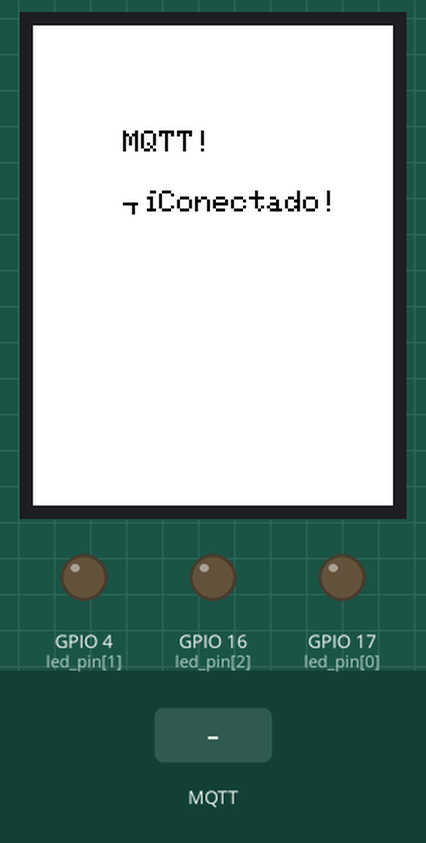
Recording of a sketch running on a simulated ESP32. Parts: 240×320 colour display, output pins drawn as LEDs (lit = HIGH). The test bench sets the inputs (shaded band). WiFi joins after 1.5 s; servers stay silent unless stated; no MQTT or app messages arrive unless stated; what the sketch prints to the serial monitor is not drawn.

Above: at 3.4 s.
3.5 s: MQTT message "1" arrives on the first subscribed topic
At 4.7 s:
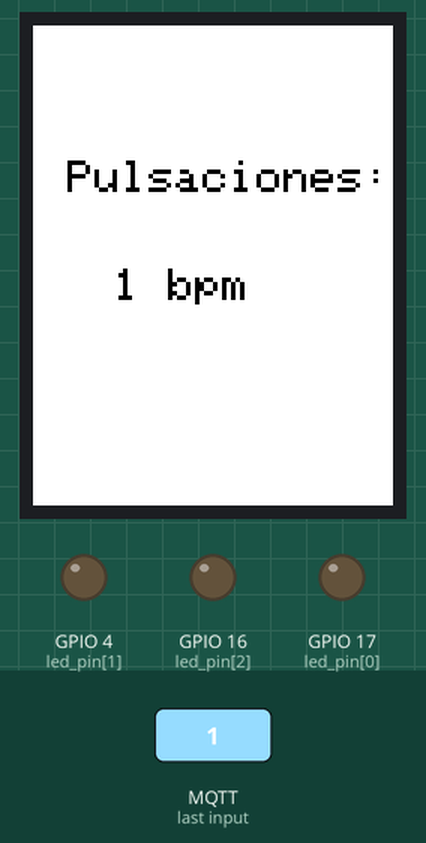
5.1 s: MQTT message "on" arrives on the first subscribed topic
At 5.9 s:
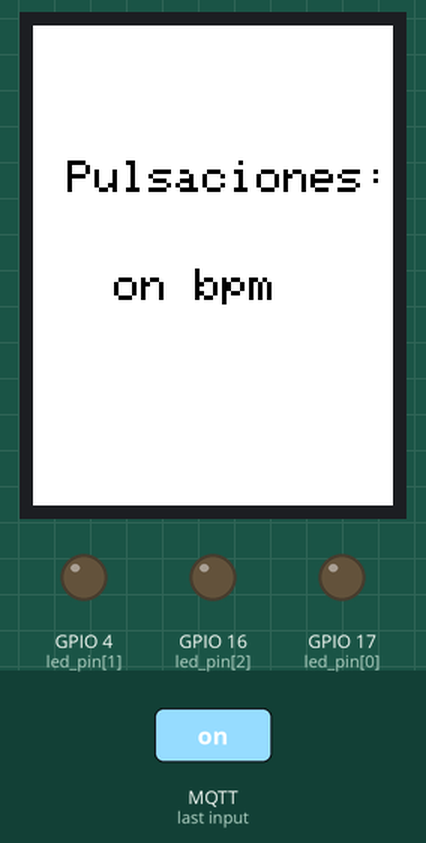
6.7 s: MQTT message "off" arrives on the first subscribed topic
At 7.1 s:
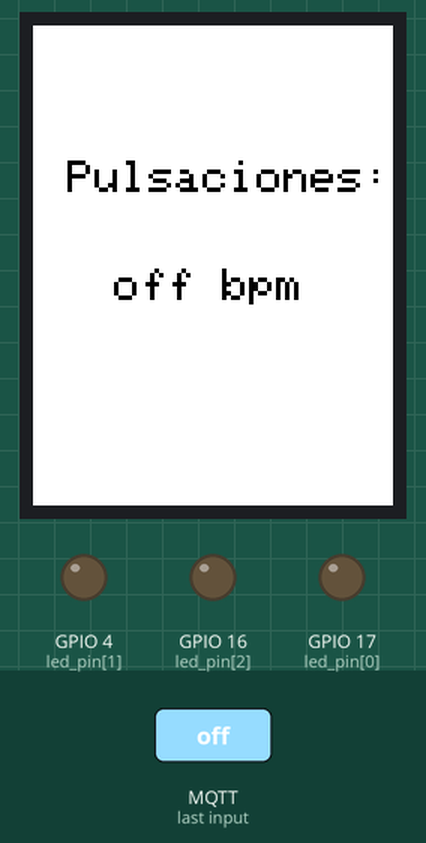
Timing chart, 0 to 9.7 s (numbered marks = the images above; inputs shaded):
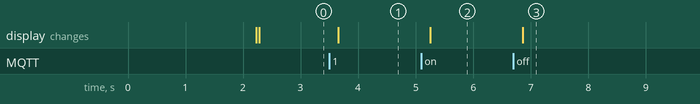

Measured:
- after the input at 3.5 s, the display: changes after 0.16 s (image 1)
- after the input at 5.1 s, the display: changes after 0.16 s (image 2)
- after the input at 6.7 s, the display: changes after 0.16 s (image 3)

The sketch:

mqtt_LeerPatalla.ino
```cpp
#include <WiFi.h>
#include <PubSubClient.h>
#include <vector>
#include <SPI.h>
#include <SD.h>
#include <FS.h>
#include "ESP32_SPI_9341.h"

// Información de la red WiFi
const char* ssid = "HUAWEI Y9a";
const char* password = "9960abcd";

// Información del broker MQTT
const char* mqtt_server = "broker.hivemq.com";
const int mqtt_port = 1883;
const char* mqtt_user = "";
const char* mqtt_password = "";

// Cliente WiFi y Cliente MQTT
WiFiClient espClient;
PubSubClient client(espClient);

// Pantalla
#define SD_SCK 18
#define SD_MISO 19
#define SD_MOSI 23
#define SD_CS 5

#define LIGHT_ADC 34

int led_pin[3] = {17, 4, 16};

SPIClass SD_SPI;

LGFX lcd;

// Función de callback para recibir mensajes MQTT
void callback(char* topic, byte* payload, unsigned int length) {
  // Procesa el mensaje recibido
  Serial.print("Mensaje recibido: ");
  lcd.clear();
  lcd.fillScreen(TFT_WHITE);
  lcd.setTextColor(TFT_BLACK);
  /*
  for (int i = 0; i < length; i++) {
      char charNumero[2] = {(char)payload[i], '\0'};  // Convertir el carácter en una cadena

  int numero = atoi(charNumero);
      if (numero >=86) {
    // Rojo
      lcd.clear();
      lcd.fillScreen(TFT_RED);
      lcd.setTextColor(TFT_WHITE);
          // Inadecuado
            lcd.setTextSize(3);
  lcd.setCursor(5, 200);
  lcd.print("Inadecuado");
  } else if (numero >= 70 && numero <=84) {

    // Amarillo
      lcd.clear();
      lcd.fillScreen(TFT_YELLOW);
      lcd.setTextColor(TFT_BLACK);
                  lcd.setTextSize(3);
  lcd.setCursor(5, 200);
  lcd.print("Normal");
  } else if (numero >= 60 && numero <=68){

    // Azul
      lcd.clear();
      lcd.fillScreen(TFT_GREEN);
      lcd.setTextColor(TFT_BLACK);
          // Bueno
                            lcd.setTextSize(3);
  lcd.setCursor(5, 200);
  lcd.print("Excelente");
  } else if (numero<60){

    // Verde
      lcd.clear();
    lcd.fillScreen(TFT_RED);
    lcd.setTextColor(TFT_BLACK);
        // Excelente
                          lcd.setTextSize(3);
  lcd.setCursor(5, 200);
  lcd.print("BAJO");
  }
  }
  */
  lcd.setTextSize(3);
  lcd.setCursor(5, 90);
  lcd.print(" Pulsaciones: \n\n   ");

  for (int i = 0; i < length; i++) {
    Serial.print((char)payload[i]);
    lcd.print((char)payload[i]);
  }
  lcd.print(" bpm");
  Serial.println();

}

void setup() {
  // Pines
  pinMode(led_pin[0], OUTPUT);
  pinMode(led_pin[1], OUTPUT);
  pinMode(led_pin[2], OUTPUT);

  //Pantalla
  lcd.init();
  lcd.fillScreen(TFT_WHITE);
  lcd.setTextColor(TFT_BLACK);
  lcd.setTextSize(2);

  // Inicializa el puerto serie
  Serial.begin(115200);

  // Conéctate a la red WiFi
  WiFi.begin(ssid, password);
  while (WiFi.status() != WL_CONNECTED) {
    delay(1000);
    Serial.println("Conectando a WiFi...");
  }
  Serial.println("Conexión WiFi establecida");
  lcd.setCursor(60, 110);
  lcd.println("¡Conectado!");
  // Configura el servidor MQTT
  client.setServer(mqtt_server, mqtt_port);
  client.setCallback(callback);

  // Conéctate al broker MQTT
  while (!client.connected()) {
    Serial.println("Conectando al broker MQTT...");
    if (client.connect("ESP32Client", mqtt_user, mqtt_password)) {
      Serial.println("Conexión MQTT establecida");
      lcd.setCursor(60, 70);
      lcd.println("MQTT!");
      client.subscribe("utng/equipo1/pulsometro");
    } else {
      Serial.print("Error de conexión MQTT, rc=");
      Serial.print(client.state());
      Serial.println(" Intentando nuevamente en 5 segundos...");
      delay(5000);
    }
  }
}

void loop() {
  // Mantén la conexión MQTT activa
  if (!client.connected()) {
    reconnect();
  }
  client.loop();
}

void reconnect() {
  // Reconéctate al broker MQTT
  while (!client.connected()) {
    Serial.println("Conectando al broker MQTT...");
    if (client.connect("ESP32Client", mqtt_user, mqtt_password)) {
      Serial.println("Conexión MQTT establecida");
      client.subscribe("utng/equipo1/pulsometro");
    } else {
      Serial.print("Error de conexión MQTT, rc=");
      Serial.print(client.state());
      Serial.println(" Intentando nuevamente en 5 segundos...");
      delay(5000);
    }
  }
}
```

ESP32_SPI_9341.h
```cpp
#define LGFX_USE_V1

#include <LovyanGFX.hpp>

#define LCD_MOSI 13
#define LCD_MISO 12
#define LCD_SCK 14
#define LCD_CS 15
#define LCD_RST -1
#define LCD_DC 2
#define LCD_BL 21

#define TOUCH_MOSI 32
#define TOUCH_MISO 39
#define TOUCH_SCK 25
#define TOUCH_CS 33
#define TOUCH_IRQ 36

class LGFX : public lgfx::LGFX_Device
{
    lgfx::Panel_ILI9341 _panel_instance;
    lgfx::Bus_SPI _bus_instance;
    lgfx::Touch_XPT2046 _touch_instance;
    lgfx::Light_PWM _light_instance;

public:
    LGFX(void)
    {
        {                                      // バス制御の設定を行います。
            auto cfg = _bus_instance.config(); // バス設定用の構造体を取得します。

            // SPIバスの設定
            cfg.spi_host = HSPI_HOST;  // 使用するSPIを選択  (VSPI_HOST or HSPI_HOST)
            cfg.spi_mode = 0;          // SPI通信モードを設定 (0 ~ 3)
            cfg.freq_write = 40000000; // 送信時のSPIクロック (最大80MHz, 80MHzを整数で割った値に丸められます)
            cfg.freq_read = 16000000;  // 受信時のSPIクロック
            cfg.spi_3wire = true;      // 受信をMOSIピンで行う場合はtrueを設定
            cfg.use_lock = true;       // トランザクションロックを使用する場合はtrueを設定
            cfg.dma_channel = 1;       // Set the DMA channel (1 or 2. 0=disable)   使用するDMAチャンネルを設定 (0=DMA不使用)
            cfg.pin_sclk = LCD_SCK;    // SPIのSCLKピン番号を設定
            cfg.pin_mosi = LCD_MOSI;   // SPIのMOSIピン番号を設定
            cfg.pin_miso = LCD_MISO;   // SPIのMISOピン番号を設定 (-1 = disable)
            cfg.pin_dc = LCD_DC;       // SPIのD/Cピン番号を設定  (-1 = disable)
                                       // SDカードと共通のSPIバスを使う場合、MISOは省略せず必ず設定してください。

            _bus_instance.config(cfg);              // 設定値をバスに反映します。
            _panel_instance.setBus(&_bus_instance); // バスをパネルにセットします。
        }

        {                                        // 表示パネル制御の設定を行います。
            auto cfg = _panel_instance.config(); // 表示パネル設定用の構造体を取得します。

            cfg.pin_cs = LCD_CS;   // CSが接続されているピン番号   (-1 = disable)
            cfg.pin_rst = LCD_RST; // RSTが接続されているピン番号  (-1 = disable)
            cfg.pin_busy = -1;     // BUSYが接続されているピン番号 (-1 = disable)

            // ※ 以下の設定値はパネル毎に一般的な初期値が設定されていますので、不明な項目はコメントアウトして試してみてください。

            cfg.memory_width = 240;   // ドライバICがサポートしている最大の幅
            cfg.memory_height = 320;  // ドライバICがサポートしている最大の高さ
            cfg.panel_width = 240;    // 実際に表示可能な幅
            cfg.panel_height = 320;   // 実際に表示可能な高さ
            cfg.offset_x = 0;         // パネルのX方向オフセット量
            cfg.offset_y = 0;         // パネルのY方向オフセット量
            cfg.offset_rotation = 0;  // 回転方向の値のオフセット 0~7 (4~7は上下反転)
            cfg.dummy_read_pixel = 8; // ピクセル読出し前のダミーリードのビット数
            cfg.dummy_read_bits = 1;  // ピクセル以外のデータ読出し前のダミーリードのビット数
            cfg.readable = true;      // データ読出しが可能な場合 trueに設定
            cfg.invert = false;       // パネルの明暗が反転してしまう場合 trueに設定
            cfg.rgb_order = false;    // パネルの赤と青が入れ替わってしまう場合 trueに設定
            cfg.dlen_16bit = false;   // データ長を16bit単位で送信するパネルの場合 trueに設定
            cfg.bus_shared = true;    // SDカードとバスを共有している場合 trueに設定(drawJpgFile等でバス制御を行います)

            _panel_instance.config(cfg);
        }

        {                                        // バックライト制御の設定を行います。（必要なければ削除）
            auto cfg = _light_instance.config(); // バックライト設定用の構造体を取得します。

            cfg.pin_bl = LCD_BL; // バックライトが接続されているピン番号
            cfg.invert = false;  // バックライトの輝度を反転させる場合 true
            cfg.freq = 44100;    // バックライトのPWM周波数
            cfg.pwm_channel = 7; // 使用するPWMのチャンネル番号

            _light_instance.config(cfg);
            _panel_instance.setLight(&_light_instance); // バックライトをパネルにセットします。
        }

        { // タッチスクリーン制御の設定を行います。（必要なければ削除）
            auto cfg = _touch_instance.config();

            cfg.x_min = 0;           // タッチスクリーンから得られる最小のX値(生の値)
            cfg.x_max = 239;         // タッチスクリーンから得られる最大のX値(生の値)
            cfg.y_min = 0;           // タッチスクリーンから得られる最小のY値(生の値)
            cfg.y_max = 319;         // タッチスクリーンから得られる最大のY値(生の値)
            cfg.pin_int = TOUCH_IRQ; // INTが接続されているピン番号
            cfg.bus_shared = true;   // 画面と共通のバスを使用している場合 trueを設定
            cfg.offset_rotation = 0; // 表示とタッチの向きのが一致しない場合の調整 0~7の値で設定

            // SPI接続の場合
            cfg.spi_host = VSPI_HOST;  // 使用するSPIを選択 (HSPI_HOST or VSPI_HOST)
            cfg.freq = 1000000;        // SPIクロックを設定
            cfg.pin_sclk = TOUCH_SCK;  // SCLKが接続されているピン番号
            cfg.pin_mosi = TOUCH_MOSI; // MOSIが接続されているピン番号
            cfg.pin_miso = TOUCH_MISO; // MISOが接続されているピン番号
            cfg.pin_cs = TOUCH_CS;     //   CSが接続されているピン番号

            _touch_instance.config(cfg);
            _panel_instance.setTouch(&_touch_instance); // タッチスクリーンをパネルにセットします。
        }

        setPanel(&_panel_instance); // 使用するパネルをセットします。
    }
};
```
